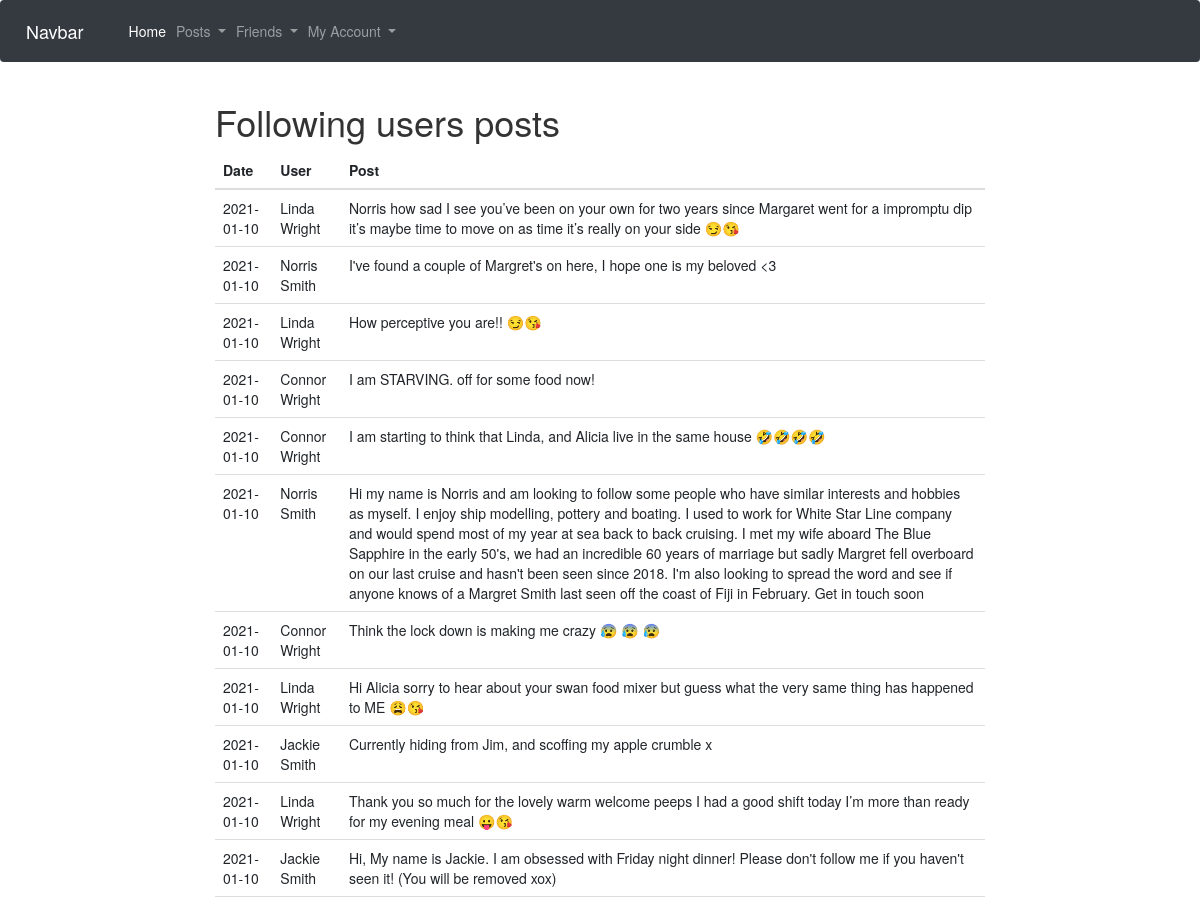
/followingposts (signed in, upper part), run on an earlier commit of the app's database.
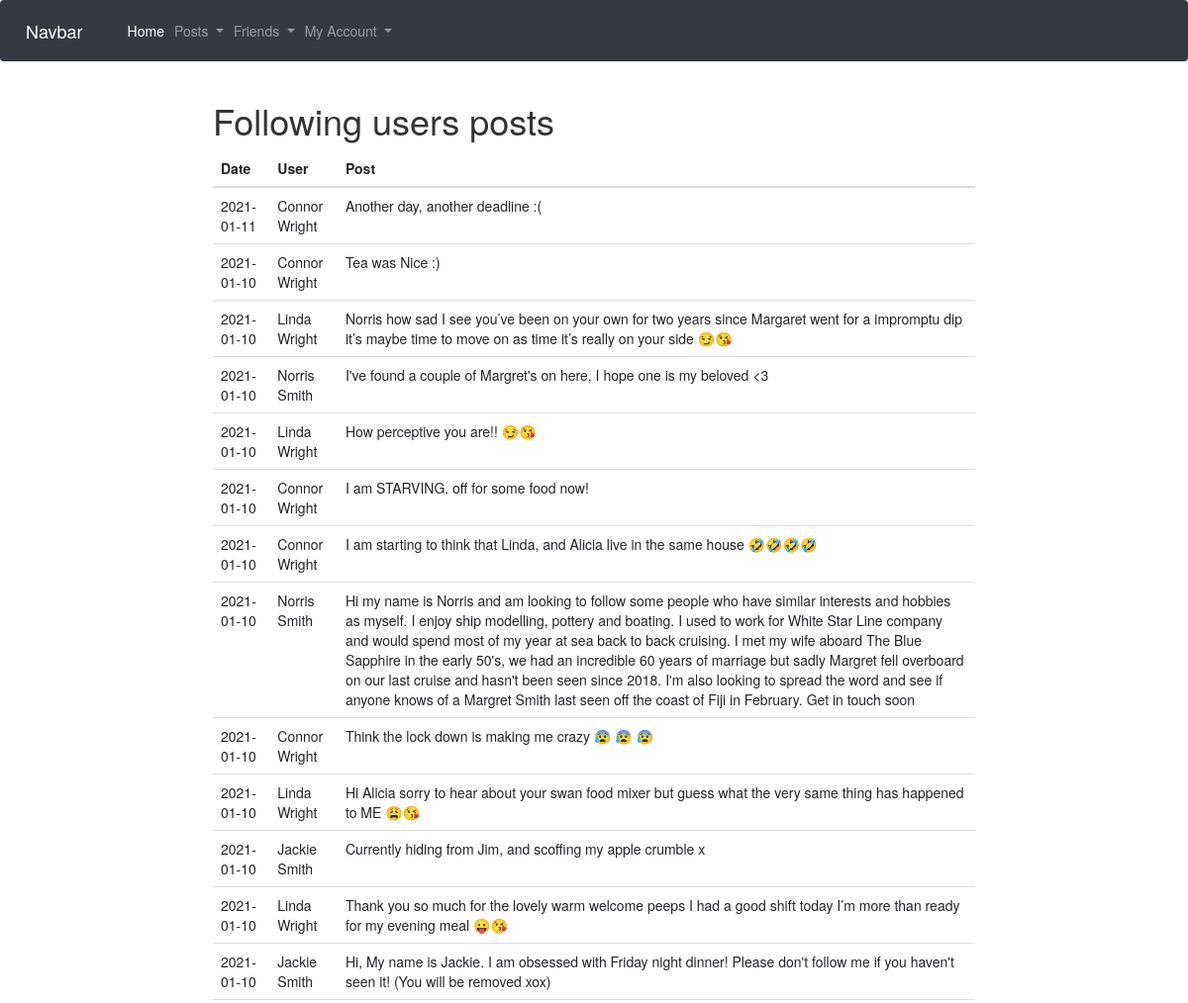
And on a later commit of the database.
### app/models.py (models this page shows, shortened)
class User(UserMixin, db.Model):
    id = db.Column(db.Integer, primary_key=True)
    name = db.Column(db.String(120))
    username = db.Column(db.String(64), index=True, unique=True)
    password = db.Column(db.String(128))
    dob = db.Column(db.Date)
    gender = db.Column(db.String(20))
    posts = db.relationship('Post', backref='author', lazy='dynamic')
    friends = db.relationship('User',
                            secondary=friendship,
                            primaryjoin=id==friendship.c.user_id,
                            secondaryjoin=id==friendship.c.friend_id)
    def following_posts(self):
        posts = Post.query.join(friendship, (friendship.c.friend_id == Post.author_id)).filter(friendship.c.user_id == self.id).order_by(Post.date.desc())
        followingposts = []
        for entry in posts:
            temp = User.query.get(entry.author_id)
            dictionary = {'date':entry.date, 'content':entry.content, 'name':temp.name}
            followingposts.append(dictionary)
        return followingposts

class Post(db.Model):
    id = db.Column(db.Integer, primary_key=True)
    content = db.Column(db.String(500))
    date = db.Column(db.Date, index=True, default=date.today())
    author_id = db.Column(db.Integer, db.ForeignKey('user.id'))

### app/views.py (the view)
@app.route('/followingposts', methods=['GET', 'POST'])
@login_required
def followingposts():
    followingposts=current_user.following_posts()
    return render_template('followingposts.html', title="Following users Posts", posts=followingposts)

### app/models.py (called while the page is built)
@login.user_loader
def load_user(id):
    return User.query.get(int(id))

### app/templates/followingposts.html
{% extends "base.html" %}
{% block content %}
<h1>Following users posts</h1>
<table class="table">
    <thead>
      <tr>
        <th>Date</th>
        <th>User</th>
        <th>Post</th>
      </tr>
    </thead>
    <tbody>
    {% for post in posts %}
    <tr>
      <td>{{post.date}}</td>
      <td>{{post.name}}</td>
      <td>{{post.content}}</td>
    </tr>
    {% endfor %}
  </tbody>
</table>
{% endblock %}

What changed in the data, as far as the page shows it:
added Post: date "2021-01-11", content "Another day, another deadline :("
added Post: date "2021-01-10", content "Tea was Nice :)"
Also different on the page:
new list line: "Connor Wright"
